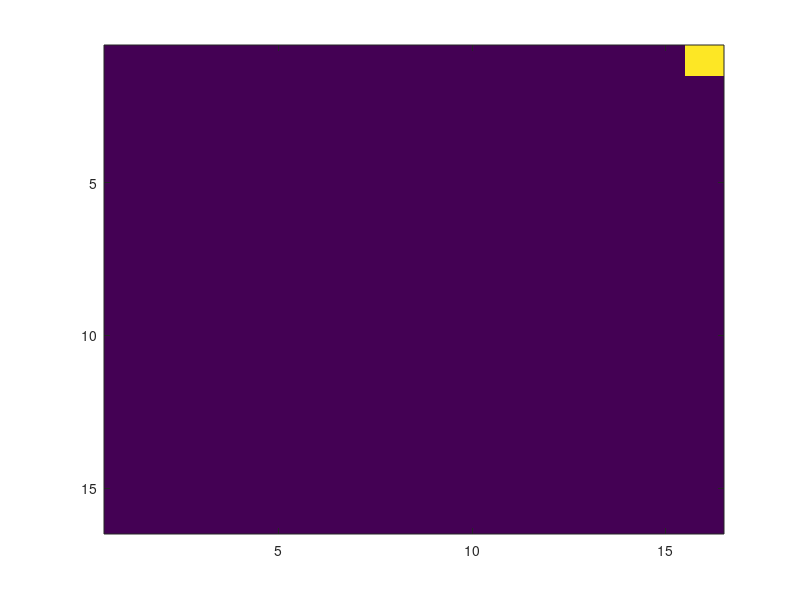

Here is the MATLAB script that generated this plot:
order = zeros(16,16);

quadrants = [0 0; 1 1; 0 1; 1 0];

mask = 3;

for ii = 1:16
	for jj = 1:16
		ledIndex = sub2ind(size(order),jj,ii);
		x = 0;
		y = 0;

		for kk = 1:4
			bits = 2*(kk-1);
			quadIndex = bitshift(bitand(ledIndex-1,bitshift(mask,bits)),-bits);

			quad = quadrants(quadIndex+1,:);
			shift = 2^(4-kk);

			x = x + shift*quad(1);
			y = y + shift*quad(2);
		end

		order(y+1,x+1) = ledIndex;
	end
end

%%
figure

for ii = 1:256
	C = zeros(16,16);
	C(order == ii) = 255;
	image(C);
	pause;
end